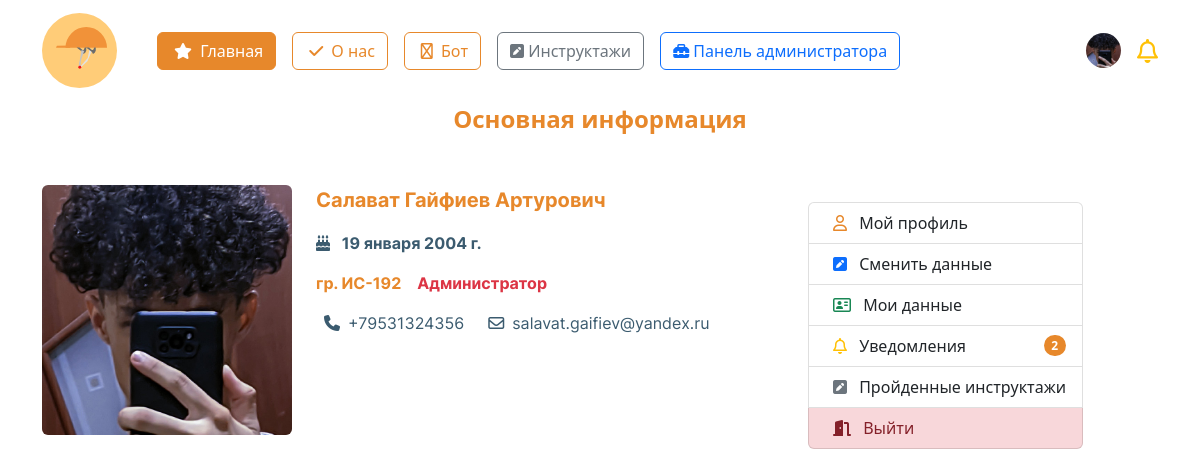
The page /account/profile/ (signed in) on the database as committed earlier.
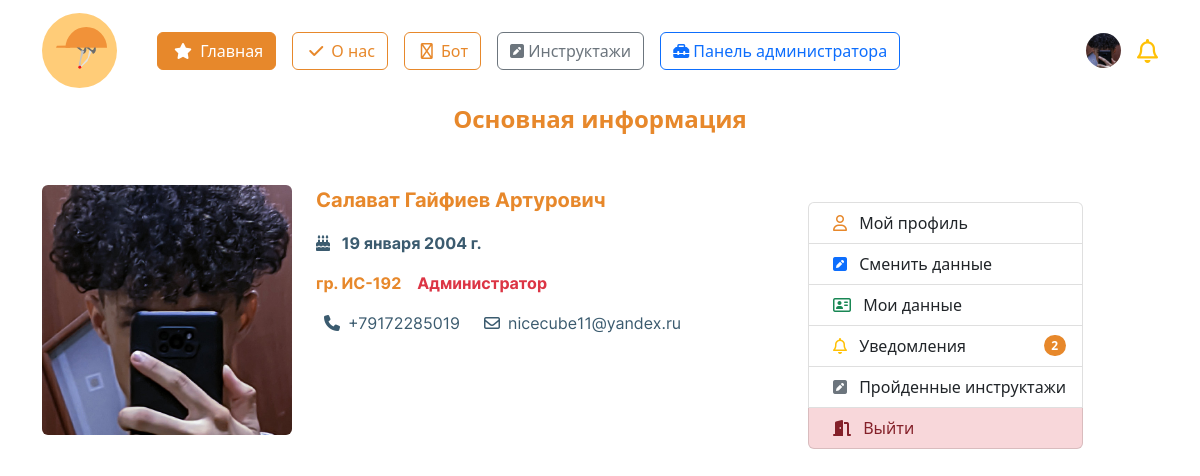
The same page on the database as committed later.
### initru/models.py (models this page shows, shortened)
class CustomUser(AbstractUser):  # custom user for Users with django
    gen = (
        ('m', 'Мужской'),
        ('j', 'Женский')
    )
    patronymic = models.CharField(
        'Отчество',
        max_length=250,
    )
    gender = models.CharField(
        'Пол', choices=gen,
        max_length=3, null=True,
    )
    birthday_date = models.DateField(
        'Дата рождения', null=True,
    )
    region  = models.ForeignKey(
        Region, on_delete=models.CASCADE,
        null=True, verbose_name='Регион',
    )
    city  = ChainedForeignKey(
        City,
        chained_field='region',
        chained_model_field="region",
        show_all=False,
        auto_choose=True,
        null=True,
        sort=True)
    street  = models.ForeignKey(
        Street, on_delete=models.CASCADE,
        null=True, verbose_name='Улица',
    )
    house = models.IntegerField(
        "Номер дома", null=True,
    )
    flat = models.IntegerField(
        'Этаж', null=True,
    )
    avatar = models.ImageField(
        upload_to='images/users/',
        null=True,
        blank=True,
    )
    phone_number = models.CharField(
        'Номер телефона', max_length=20,unique=True,
        blank=False, null=True,
    )
    type_user  = models.ForeignKey(
        typeuser, on_delete=models.CASCADE,
        verbose_name='Тип пользователя', null=True,
    )
    groupStud  = models.ForeignKey(
        Groups, on_delete=models.CASCADE,
        verbose_name='Группа', null=True,
        blank=True
    )
    role  = models.ForeignKey(
        role, on_delete=models.CASCADE,
        null=True, verbose_name='Роль',
    )
    date_end = models.DateField(
        'Дата завершения зачисления',
        null=True,
    )

class Groups(models.Model):
    name_group = models.CharField(
        'Название группы',
        max_length=8
    )
    special  = models.ForeignKey(
        Spec, on_delete=models.CASCADE,
        null=False, verbose_name='Специальность'
    )
    class Meta:
        verbose_name = 'Группа'
        verbose_name_plural = 'Группы'
    def __str__(self):
        return self.name_group

### initru/views.py (the view, shortened to what this page needs)
# urls.py: path('account/profile/', profileView, name="profile"),
@login_required  # обязательная авторизация
def profileView(request):
    page_name = 'profile.html'
    return render(request, page_name)

### initru/templates/profile.html (shortened to what this page needs)
{% extends "./base.html" %}
{% load static %}
{% block content %}
<p class="text-center fw-bold fs-4" style='color:#E7882B;'>Основная информация</p>
<div class="container">
    <div class='mt-5 d-flex' style = 'min-height: 35vh;'>
        <div id='box' class='col d-flex'>
                <div>
                    {% if request.user.avatar %}
                    <div class="rounded" style="
                            width:250px;
                            height:250px;
                            background-image: url('{{ request.user.avatar.url }}');
                            background-size: cover;
                            background-position: center;
                        ">
                    </div>
                    {% endif %}
                </div>
                <div class='mx-4'>
                    <p class='fw-bold fs-5' style='font-family: "Inter-Bold"; color:#E7882B;'>{{ request.user.first_name }}
                        {{ request.user.last_name }} {{ request.user.patronymic }}</p>
                    <p class='fw-bold' style='font-family: "Inter-Bold"; color:#3B5B6F;'>
                        <i class="fa-solid fa-cake-candles"></i>
                        <span class='mx-2'>{{ request.user.birthday_date }}</span>
                    </p>
                    {% if user.is_superuser %}
                    <div class='d-flex'>
                        {% if request.user.groupStud %}
                        <p style='font-family: "Inter-Bold"; color:#E7882B;'>гр. {{ request.user.groupStud }}</p>
                        {% endif %}
                        <p class='text-danger mx-3' style='font-family: "Inter-Bold";'> Администратор</p>
                    </div>
                    {% else %}
                    {% if request.user.groupStud %}
                    <p style='font-family: "Inter-Bold"; color:#E7882B;'>гр. {{ request.user.groupStud }}</p>
                    {% endif %}
                    <p class='text-danger mx-3' style='font-family: "Inter-Bold";'> Администратор</p>
                    {% endif %}
                    {% if request.user.phone_number %}
                    <div class='d-flex'>
                        <p class='d-flex align-items-center' style='font-family: "Inter-Regular"; color:#3B5B6F;'>
                            <i class="fa-solid fa-phone mx-2"></i>
                            {{ request.user.phone_number }}
                        </p>
                        <p class='d-flex align-items-center mx-3' style='font-family: "Inter-Regular"; color:#3B5B6F;'>
                            <i class="fa-regular fa-envelope mx-2"></i>
                            {{ request.user.email }}
                        </p>
                    </div>
                    {% endif %}
                </div>
        </div>
    <div class='col-5 d-flex align-items-center' style="max-width:350px; width: 100%;">
        <div class="list-group" style = 'position: fixed;'>
            <a href="{% url 'profile' %}" class="list-group-item list-group-item-action">
                <i class="fa-regular fa-user mx-2" style='color:#E7882B;'></i>
                Мой профиль
            </a>
            <button class="list-group-item list-group-item-action" data-name = 'edit' name='menu-profile'>
                <i class="fa-solid fa-square-pen mx-2 text-primary"></i>
                Сменить данные
            </button>
            <button class="list-group-item list-group-item-action" data-name = 'detail' name ='menu-profile'>
                <i class="fa-regular fa-address-card mx-2 text-success"></i>
                Мои данные
            </button>
            <button href="#" class="list-group-item d-flex justify-content-between align-items-center" data-name = 'notifications' name ='menu-profile'>
                <div>
                    <i class="fa-regular fa-bell mx-2 text-warning"></i>
                    Уведомления
                </div>
                <span class="badge rounded-pill text-white" style="color:#E7882B; background-color:#E7882B;">2</span>
            </button>
            <button href="#" class="list-group-item list-group-item-action" data-name = 'passed_instr' name ='menu-profile'>
                <i class="fa-solid fa-square-pen mx-2 text-secondary"></i>
                Пройденные инструктажи
            </button>
            <a href="{% url 'logout' %}" class="list-group-item list-group-item-danger list-group-item-action">
                <i class="fa-solid fa-door-open mx-2"></i>
                Выйти
            </a>
        </div>
    </div>
    </div>
</div>
{% endblock %}

### initru/templates/base.html (shortened to what this page needs)
<!DOCTYPE html>
{% load static %}
<html lang="ru">
<head>
	<link rel="stylesheet" href="{% static 'css/bootstrap.min.css' %}">
	<link rel="stylesheet" href="{% static 'css/style.css' %}">
	<link href="{% static 'fontawesomefree/css/fontawesome.css' %}" rel="stylesheet" type="text/css">
	<link href="{% static 'fontawesomefree/css/brands.css' %}" rel="stylesheet" type="text/css">
	<link href="{% static 'fontawesomefree/css/solid.css' %}" rel="stylesheet" type="text/css">
</head>
<header>
	<nav class="navbar">
		<div class="container">
			<div class='d-flex align-items-center'>
				<a href="{% url 'main' %}" class="navbar-brand">
					<img src="{% static 'images/logo.svg' %}" alt="logo" height="75">
				</a>
				<div class="d-flex mx-3 flex-wrap">
					<a class='btn btn-orange mx-2' href="{% url 'main' %}">
						<i class="fa-solid fa-star mx-1"></i>
						Главная
					</a>
					<a class='btn btn-outline-orange mx-2' href="{% url 'about' %}">
						<i class="fa-solid fa-check mx-1"></i>
						О нас
					</a>
					<a class='btn btn-outline-orange mx-2' href="">
						<i class="fa-regular fa-robot mx-1"></i>
						Бот
					</a>
					{% if user.is_authenticated %}
					<a class='btn btn-outline-secondary mx-2' href="{% url 'brief' %}">
						<i class="fa-solid fa-square-pen"></i>
						Инструктажи
					</a>
						{% if user.is_superuser %}
							<a class='btn btn-outline-primary mx-2' href="{% url 'admin:index' %}">
								<i class="fa-solid fa-toolbox"></i>
								Панель администратора
							</a>
						{% endif %}
					{% endif %}
				</div>
			</div>
			<div class='navbar d-flex justify-content-center'>
				{% if user.is_authenticated %}
				<div class="dropdown text-end d-flex mx-2">
					<a class="d-block link-dark text-decoration-none d-flex align-items-center" id="dropdownUser1" data-bs-toggle="dropdown" aria-expanded="false">
						<div class = 'rounded-circle mx-2' style = '
						width: 35px;
						height: 35px;
						background-position: center;
						background-repeat: no-repeat;
						background-size: cover;
						background-clip: unset;
						background-image: url("{{ request.user.avatar.url }}");
						'></div>
					</a>
				</div>
				<i class="fa-regular fa-bell fs-4 text-warning"></i>
				{% else %}
				<div class="dropdown text-end">
					<a href="{% url 'login' %}" class="d-block link-dark text-decoration-none">
						<img src="{% static 'images/startPage/user/user.svg' %}" alt="user">
					</a>
				</div>
				{% endif %}
			</div>
		</div>
	</nav>
</header>
<body>
	<main>
		{% block content %}
		{% endblock content %}
	</main>
</body>
</html>

Rows that differ between the two databases and show on the page:
changed CustomUser "Салават": user.phone_number "+79531324356" → "+79172285019"; user.email "salavat.gaifiev@yandex.ru" → "nicecube11@yandex.ru"
